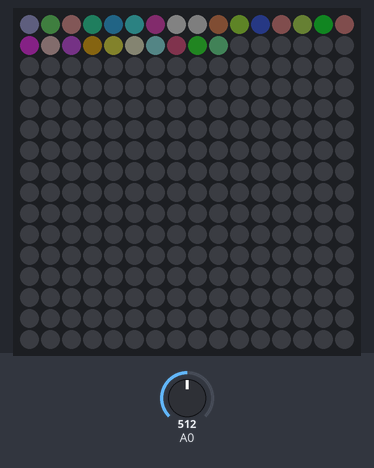
The sketch below on a simulated Arduino Uno, built with avr-gcc and run on an emulated ATmega328P. Shown: 16×16 RGB LED matrix (first LED top left, wired row by row). Inputs (shaded band) come from the test bench; at power-on: A0 = 512. Dim RGB values are drawn brighter than linear; random numbers use the default seed unless the sketch sets one.

Above: at 0.4 s.
At 5.17 s:
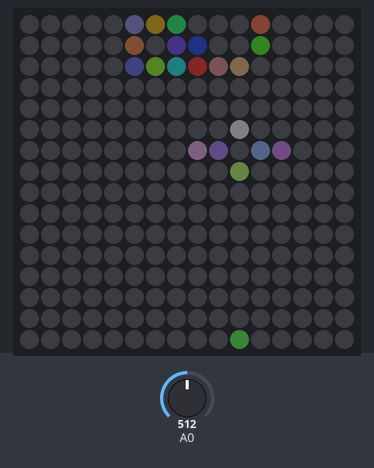
At 10.16 s:
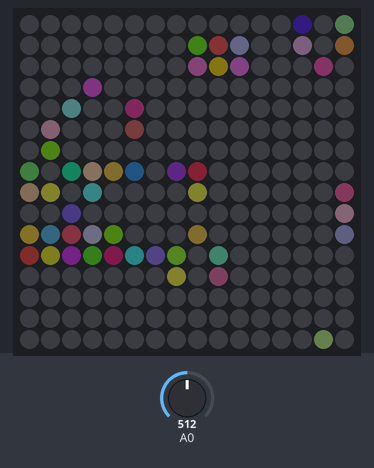
At 20.0 s:
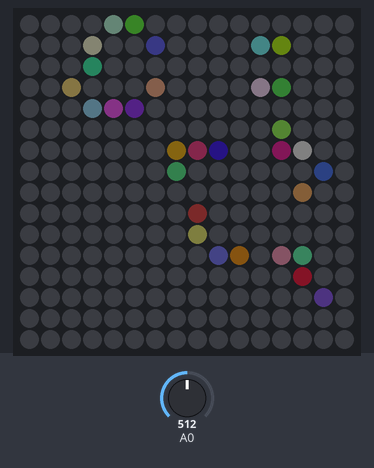
At 29.95 s:
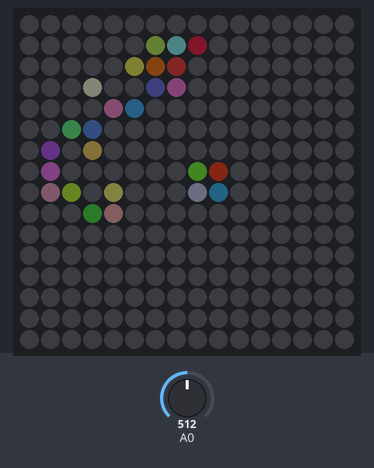
At 39.8 s:
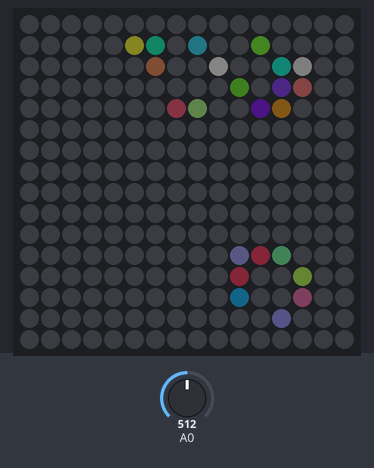

The sketch:

conway.ino
```cpp
#include <Adafruit_GFX.h>
#include <Adafruit_NeoPixel.h>

#define PIN 5

#define ROWS 16
#define COLS 16
#define PIXELS ROWS*COLS

// a new game spawns this many alive cells
#define NEW_GAME_POPULATION 20

// allow this many cycles before reset
#define REPEATS 8
#define MAX_REPEAT_CYCLE 4
#define CYCLES REPEATS * MAX_REPEAT_CYCLE

// higher allows infinite states to continue longer before intervention
#define ENTROPY_MAX 4000
#define MIN_LIFESPAN 500

// delay time between ticks in ms -- 1s = 1000ms
#define TICK_DELAY 100

// the lower limit for the random color, raise for more generally brighter colors
#define MIN_COLOR_VAL 40

// brightness for the led matrix
#define BRIGHTNESS 8

Adafruit_NeoPixel strip = Adafruit_NeoPixel(PIXELS, PIN, NEO_GRB + NEO_KHZ800);

bool cells[COLS][ROWS];
bool next[COLS][ROWS];

unsigned long int past[CYCLES];
byte past_ptr = 0;
int age = 0;


void randomState(int k = 40)
{
  for (int a = 0; a < k; a++) {
    int x = random(0, 255);
    int y = random(0, 255);
    cells[x % COLS][y % ROWS] = true;
  }
};


void tryIntervention() {
  int cmp = (age - MIN_LIFESPAN);
  if (cmp > ENTROPY_MAX) {
    cmp = ENTROPY_MAX;
  }

  if (cmp > random(0, ENTROPY_MAX*10)) {
    randomState(NEW_GAME_POPULATION);
    age = 0;
  }
}


bool detectStale(unsigned long int hash) {
  // add this hash to the previous states
  // if there's more than REPEATS occurances, return true
  past[past_ptr] = hash;
  past_ptr = (past_ptr + 1) % (CYCLES);
  int matches = 0;
  for (int i = 0; i < CYCLES; i++) {
    if (hash == past[i]) {
      matches++;
    }
  }

  return matches >= REPEATS;
}


unsigned long int hashCell(int x, int y) {
  return cells[x][y] ? (XYtoIndex(x, y) + 1) * x + 1 * y + 1 : 0;
}


unsigned long int hashState() {
  // returns a deterministic and unique enough result to identify a game state
  unsigned long int hash = 0;
  for (char x = 0; x < COLS; x++) {
    for (char y = 0; y < ROWS; y++) {
      hash = hash + hashCell(x, y);
    }
  }
  return hash;
}


class Color {
  public:
    byte red;
    byte green;
    byte blue;

    uint32_t Pack() {
      return ((uint32_t)red << 16) | ((uint32_t)green << 8) | blue;
    };
    Color(uint8_t r, uint8_t g, uint8_t b) : red(r), blue(b), green(g) {};
    Color(bool x) : red(random(MIN_COLOR_VAL, 255)),
                    blue(random(MIN_COLOR_VAL, 255)),
                    green(random(MIN_COLOR_VAL, 255)) {};
    Color() : red(0), blue(0), green(0) {};
    void ShowOnStrip(int x, int y) {
      strip.setPixelColor(XYtoIndex(x, y), Pack());
    };
};

Color OFF = Color(0, 0, 0);
Color RED = Color(255, 0, 0);
Color GREEN = Color(0, 255, 0);
Color BLUE = Color(0, 0, 255);
Color DYING = Color(0, 0, 0);


int XYtoIndex(int x, int y)
{
  // convert an x/y coord to an index on a zigzag matrix
  x = x % COLS;
  y = y % ROWS;

  int modifier = x;
  if (y % 2 != 0)
  {
    modifier = 15 - x;
  }

  return y * 16 + modifier;
};


void checkPixels() {
  // iterates through all pixels to verify XYtoIndex and size config
  for (int y = 0; y < ROWS; y++) {
    for (int x = 0; x < COLS; x++) {
      strip.setPixelColor(XYtoIndex(x, y), Color(true).Pack());
      strip.show();
      delay(1);
    }
  }

  strip.fill(OFF.Pack());
  strip.show();
}


void initGame(int x, int y) {
  cells[x][y] = false;
  next[x][y] = false;
  age = 0;

};


int aliveAround(int x, int y) {
  x = x + COLS;
  y = y + ROWS;
  int alive = 0;
  for (int xp = x - 1; xp <= x + 1; xp++) {
    for (int yp = y - 1; yp <= y + 1; yp++) {
      if (x != xp || y != yp) {
        int xm = xp % COLS;
        int ym = yp % ROWS;
        if (cells[xm][ym]) {
          alive += 1;
        }
      }
    }
  }
  return alive;
};


void iterState(void (*f)(int x, int y)) {
  for (int x = 0; x < COLS; x++) {
    for (int y = 0; y < ROWS; y++) {
      (*f)(x, y);
    }
  }
};


void resolveNextState(int x, int y) {
  // determines next state for a given cell
  int neighbors = aliveAround(x, y);
  next[x][y] = (neighbors == 3 || (cells[x][y] && neighbors == 2));
};


void emitLED(bool prev, bool current, int x, int y) {
  // given the previous and next states, emit the light
  if (!prev && !current) {
    OFF.ShowOnStrip(x, y);
  } else if (!prev && current) {
    Color(true).ShowOnStrip(x, y);
  } else if (prev && !current) {
    DYING.ShowOnStrip(x, y);
  };
};


void commitNextState(int x, int y) {
  // Moves this cell forward to the next state

  //convenience
  bool prev = cells[x][y];
  bool current = next[x][y];

  // actually change the state
  cells[x][y] = current;
  next[x][y] = false;

  emitLED(prev, current, x, y);
};

void checkInterventions() {
  // terminal state intervention
  unsigned long int hash = hashState();
  if (detectStale(hash)) {
    age = 0;
    iterState(initGame);
    randomState();
  }

  // infinite state intervention
  tryIntervention();
}


void Tick() {
  // operation
  iterState(resolveNextState);
  iterState(commitNextState);

  checkInterventions();

  age = age + 1;

  // display
  strip.show();
}


void seed() {
  int r = 0;
  for ( int i = 0; i <= 10; i++)
    r += analogRead(A0);
  randomSeed(r);
}


void setup()
{
  seed();
  strip.begin();
  strip.setBrightness(BRIGHTNESS);
  strip.show();

  checkPixels();

  iterState(initGame);
};


void loop()
{
  Tick();
  delay(TICK_DELAY);
}
```
